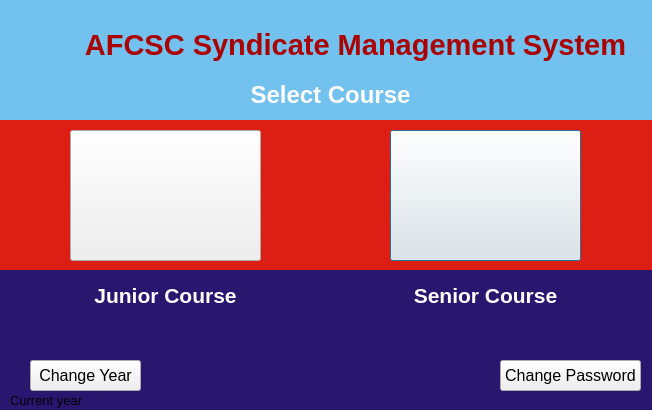
<?xml version="1.0" encoding="UTF-8"?>
<ui version="4.0">
 <class>Dialog</class>
 <widget class="QDialog" name="Dialog">
  <property name="windowModality">
   <enum>Qt::WindowModal</enum>
  </property>
  <property name="geometry">
   <rect>
    <x>0</x>
    <y>0</y>
    <width>652</width>
    <height>410</height>
   </rect>
  </property>
  <property name="sizePolicy">
   <sizepolicy hsizetype="Fixed" vsizetype="Fixed">
    <horstretch>0</horstretch>
    <verstretch>0</verstretch>
   </sizepolicy>
  </property>
  <property name="minimumSize">
   <size>
    <width>652</width>
    <height>410</height>
   </size>
  </property>
  <property name="maximumSize">
   <size>
    <width>652</width>
    <height>410</height>
   </size>
  </property>
  <property name="font">
   <font>
    <pointsize>10</pointsize>
   </font>
  </property>
  <property name="windowTitle">
   <string>AFCSC Syndicate System - Menu</string>
  </property>
  <property name="windowIcon">
   <iconset>
    <normaloff>../resources/icon.png</normaloff>../resources/icon.png</iconset>
  </property>
  <property name="styleSheet">
   <string notr="true"/>
  </property>
  <widget class="QLabel" name="label">
   <property name="geometry">
    <rect>
     <x>200</x>
     <y>70</y>
     <width>261</width>
     <height>51</height>
    </rect>
   </property>
   <property name="autoFillBackground">
    <bool>false</bool>
   </property>
   <property name="styleSheet">
    <string notr="true">background-color:none;</string>
   </property>
   <property name="text">
    <string>&lt;html&gt;&lt;head/&gt;&lt;body&gt;&lt;p align=&quot;center&quot;&gt;&lt;span style=&quot; font-size:18pt; font-weight:600; color:#ffffff;&quot;&gt;Select Course&lt;/span&gt;&lt;/p&gt;&lt;/body&gt;&lt;/html&gt;</string>
   </property>
   <property name="alignment">
    <set>Qt::AlignCenter</set>
   </property>
  </widget>
  <widget class="QLabel" name="label_jr">
   <property name="geometry">
    <rect>
     <x>70</x>
     <y>280</y>
     <width>191</width>
     <height>31</height>
    </rect>
   </property>
   <property name="autoFillBackground">
    <bool>false</bool>
   </property>
   <property name="text">
    <string>&lt;html&gt;&lt;head/&gt;&lt;body&gt;&lt;p align=&quot;center&quot;&gt;&lt;span style=&quot; font-size:16pt; font-weight:600; color:#ffffff;&quot;&gt;Junior Course&lt;/span&gt;&lt;/p&gt;&lt;/body&gt;&lt;/html&gt;</string>
   </property>
   <property name="scaledContents">
    <bool>false</bool>
   </property>
   <property name="alignment">
    <set>Qt::AlignLeading|Qt::AlignLeft|Qt::AlignVCenter</set>
   </property>
  </widget>
  <widget class="QLabel" name="label_3">
   <property name="geometry">
    <rect>
     <x>0</x>
     <y>0</y>
     <width>661</width>
     <height>131</height>
    </rect>
   </property>
   <property name="styleSheet">
    <string notr="true">background-color:  rgb(115, 193, 238);
</string>
   </property>
   <property name="text">
    <string/>
   </property>
  </widget>
  <widget class="QLabel" name="label_4">
   <property name="geometry">
    <rect>
     <x>0</x>
     <y>120</y>
     <width>661</width>
     <height>151</height>
    </rect>
   </property>
   <property name="styleSheet">
    <string notr="true">background-color: rgb(221, 30, 21);
dd1e15</string>
   </property>
   <property name="text">
    <string/>
   </property>
  </widget>
  <widget class="QLabel" name="label_5">
   <property name="geometry">
    <rect>
     <x>0</x>
     <y>270</y>
     <width>661</width>
     <height>151</height>
    </rect>
   </property>
   <property name="autoFillBackground">
    <bool>false</bool>
   </property>
   <property name="styleSheet">
    <string notr="true">background-color: rgb(41, 22, 111);</string>
   </property>
   <property name="text">
    <string/>
   </property>
  </widget>
  <widget class="QPushButton" name="snrBtn">
   <property name="geometry">
    <rect>
     <x>390</x>
     <y>130</y>
     <width>191</width>
     <height>131</height>
    </rect>
   </property>
   <property name="styleSheet">
    <string notr="true">background-image: url(resources/s1.png);</string>
   </property>
   <property name="text">
    <string/>
   </property>
  </widget>
  <widget class="QPushButton" name="jrBtn">
   <property name="geometry">
    <rect>
     <x>70</x>
     <y>130</y>
     <width>191</width>
     <height>131</height>
    </rect>
   </property>
   <property name="styleSheet">
    <string notr="true">background-image: url(resources/s2.png);</string>
   </property>
   <property name="text">
    <string/>
   </property>
  </widget>
  <widget class="QLabel" name="label_snr">
   <property name="geometry">
    <rect>
     <x>390</x>
     <y>280</y>
     <width>191</width>
     <height>31</height>
    </rect>
   </property>
   <property name="autoFillBackground">
    <bool>false</bool>
   </property>
   <property name="text">
    <string>&lt;html&gt;&lt;head/&gt;&lt;body&gt;&lt;p align=&quot;center&quot;&gt;&lt;span style=&quot; font-size:16pt; font-weight:600; color:#ffffff;&quot;&gt;Senior Course&lt;/span&gt;&lt;/p&gt;&lt;/body&gt;&lt;/html&gt;</string>
   </property>
   <property name="scaledContents">
    <bool>false</bool>
   </property>
   <property name="alignment">
    <set>Qt::AlignLeading|Qt::AlignLeft|Qt::AlignVCenter</set>
   </property>
  </widget>
  <widget class="QLabel" name="image_label">
   <property name="enabled">
    <bool>true</bool>
   </property>
   <property name="geometry">
    <rect>
     <x>0</x>
     <y>20</y>
     <width>81</width>
     <height>91</height>
    </rect>
   </property>
   <property name="text">
    <string/>
   </property>
   <property name="pixmap">
    <pixmap>../resources/icon.png</pixmap>
   </property>
   <property name="scaledContents">
    <bool>true</bool>
   </property>
   <property name="alignment">
    <set>Qt::AlignCenter</set>
   </property>
   <property name="wordWrap">
    <bool>false</bool>
   </property>
  </widget>
  <widget class="QPushButton" name="change_passwordBtn">
   <property name="geometry">
    <rect>
     <x>500</x>
     <y>360</y>
     <width>141</width>
     <height>31</height>
    </rect>
   </property>
   <property name="font">
    <font>
     <pointsize>12</pointsize>
     <weight>50</weight>
     <bold>false</bold>
    </font>
   </property>
   <property name="styleSheet">
    <string notr="true"/>
   </property>
   <property name="text">
    <string>Change Password</string>
   </property>
   <property name="default">
    <bool>false</bool>
   </property>
  </widget>
  <widget class="QPushButton" name="sessionBtn">
   <property name="geometry">
    <rect>
     <x>30</x>
     <y>360</y>
     <width>111</width>
     <height>31</height>
    </rect>
   </property>
   <property name="font">
    <font>
     <pointsize>12</pointsize>
     <weight>50</weight>
     <bold>false</bold>
    </font>
   </property>
   <property name="styleSheet">
    <string notr="true"/>
   </property>
   <property name="text">
    <string>Change Year</string>
   </property>
   <property name="default">
    <bool>false</bool>
   </property>
  </widget>
  <widget class="QLabel" name="label_session_name">
   <property name="geometry">
    <rect>
     <x>10</x>
     <y>390</y>
     <width>641</width>
     <height>20</height>
    </rect>
   </property>
   <property name="text">
    <string>Current year</string>
   </property>
   <property name="textFormat">
    <enum>Qt::PlainText</enum>
   </property>
  </widget>
  <widget class="QLabel" name="label_7">
   <property name="geometry">
    <rect>
     <x>70</x>
     <y>10</y>
     <width>571</width>
     <height>71</height>
    </rect>
   </property>
   <property name="autoFillBackground">
    <bool>false</bool>
   </property>
   <property name="styleSheet">
    <string notr="true">background-color:none;</string>
   </property>
   <property name="text">
    <string>&lt;html&gt;&lt;head/&gt;&lt;body&gt;&lt;p align=&quot;center&quot;&gt;&lt;span style=&quot; font-size:22pt; font-weight:600; color:#aa0000;&quot;&gt;AFCSC Syndicate Management System&lt;/span&gt;&lt;/p&gt;&lt;/body&gt;&lt;/html&gt;</string>
   </property>
   <property name="alignment">
    <set>Qt::AlignCenter</set>
   </property>
  </widget>
  <zorder>label_3</zorder>
  <zorder>label_4</zorder>
  <zorder>label</zorder>
  <zorder>label_5</zorder>
  <zorder>label_jr</zorder>
  <zorder>snrBtn</zorder>
  <zorder>jrBtn</zorder>
  <zorder>label_snr</zorder>
  <zorder>image_label</zorder>
  <zorder>change_passwordBtn</zorder>
  <zorder>sessionBtn</zorder>
  <zorder>label_session_name</zorder>
  <zorder>label_7</zorder>
 </widget>
 <resources>
  <include location="../resources/resurces.qrc"/>
 </resources>
 <connections/>
</ui>
